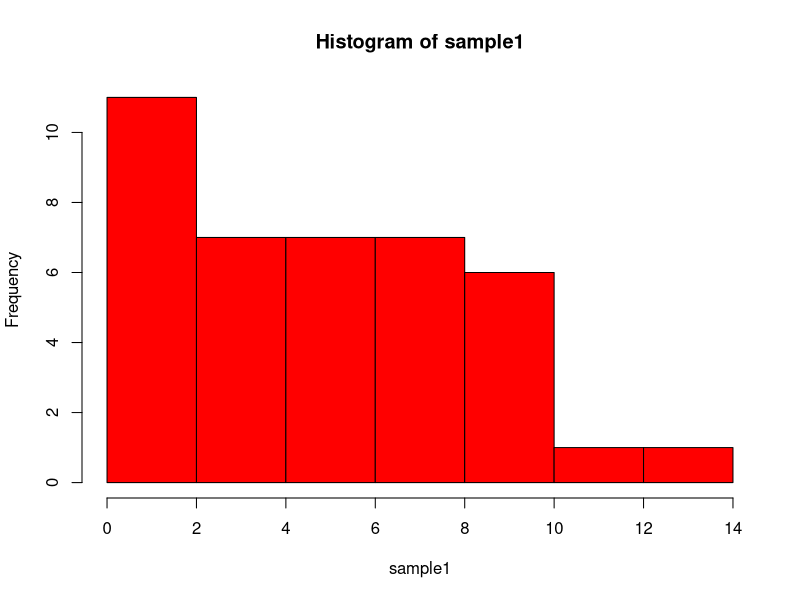
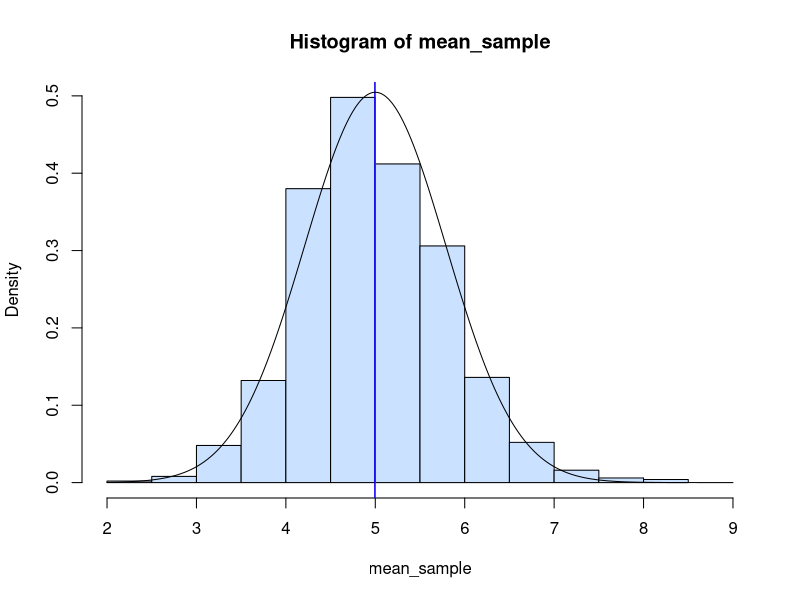

Reproduce these figures in R, in order.
#### Central limit theorem ###

# Randomization
set.seed(9)

# Sample size
n <- 40

# Lambda rate exponential dist.
lambda <- 0.2

# Pre alocation - zero matrix
sample <- matrix(0, nrow = 40, ncol = 1000)

# Sample's random draw from lambda exponential dist.
for (i in 1:1000) {
  sample[,i] <- rexp(n, rate = lambda)
}

# Ploting graph
sample1 <- sample[,1]
hist(sample1, col = "red")

# Mean and standard deviation from exponential population distribution
mean_exp <- 1/lambda
sd_exp <- (1/lambda)/sqrt(n)

# Mean of exponential samples
mean_sample <- colMeans(sample)

# histogram of the exponential sample's mean
hist(mean_sample, col = "lightsteelblue1", freq = F,xlim=c(2,9))

#Teoric mean of exponential distribution
abline(v = mean_exp, col = "red")

#Teoric mean of exponential sample distribution
abline(v = mean(mean_sample), col = "blue")

#Teoric density distribution
x <- seq(2, 9, length = 500)
y <- dnorm(x, mean_exp, sd_exp)
lines(x, y)






